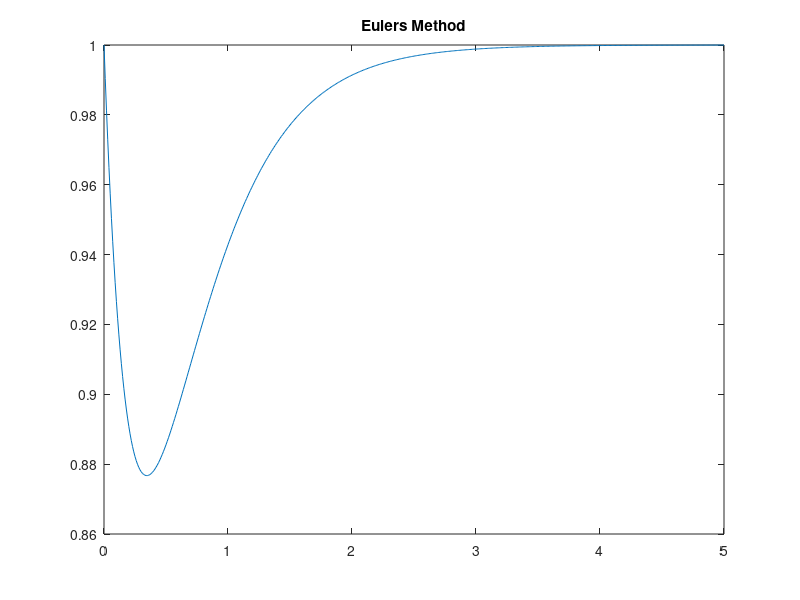

MATLAB code for this plot: (Note: this script raises an error after producing the figure.)
%%%%%%%%%%%%%%%%%%%%%%%%%%%%%%%%%%%%%%%%%%%%%%%%%%%%%%%%%%%%%%%%%%%%%%%%%
% This program will solve an example first order differential equation  % 
% using two methods:  Euler's integration method and Matlab's ODE 45    %    
% function.  The differential equation is:                              %
%                          y'=2-2y-exp(-4t)                             %
%                              y(1) = 1
%                             0 <= t <= 5 
%%%%%%%%%%%%%%%%%%%%%%%%%%%%%%%%%%%%%%%%%%%%%%%%%%%%%%%%%%%%%%%%%%%%%%%%%
%                 Written by Lynnane George 1/26/20                      %
%                   For MAE 4410, Astrodynamics                         %
%                           Spring 2020                                %
%%%%%%%%%%%%%%%%%%%%%%%%%%%%%%%%%%%%%%%%%%%%%%%%%%%%%%%%%%%%%%%%%%%%%%%%%

clear

% Set initial conditions
y(1) = 1;
t(1) = 0;


% Euler's Method
% set a small time step 
dt = 0.01;
for n = 1:500
    t(n+1)= t(n)+dt;
ydot=2-2*y(n)-exp(-4*t(n+1));
y(n+1)=y(n)+dt*ydot;
end
figure(1);
plot(t,y); title('Eulers Method');

% ODE45 Method
time=[0,5];
initz=y(1);
[time,z]=ode45(@f2, time, initz);
figure(2);
plot(time,z(:,1),'x'); title('ODE 45 Method');

% Actual response
ya(1) = 1;
ta(1) = 0;
for n = 1:500
    ta(n+1)= ta(n)+dt;
ya(n+1)=1+.5*exp(-4*ta(n+1))-.5*exp(-2*ta(n+1));
end
figure(3);
plot(ta,ya,'+'); title('Actual Response')

% ODE45 function
function dz=f2(time,z)
dz=[2-2*z-exp(-4*time)];
end


